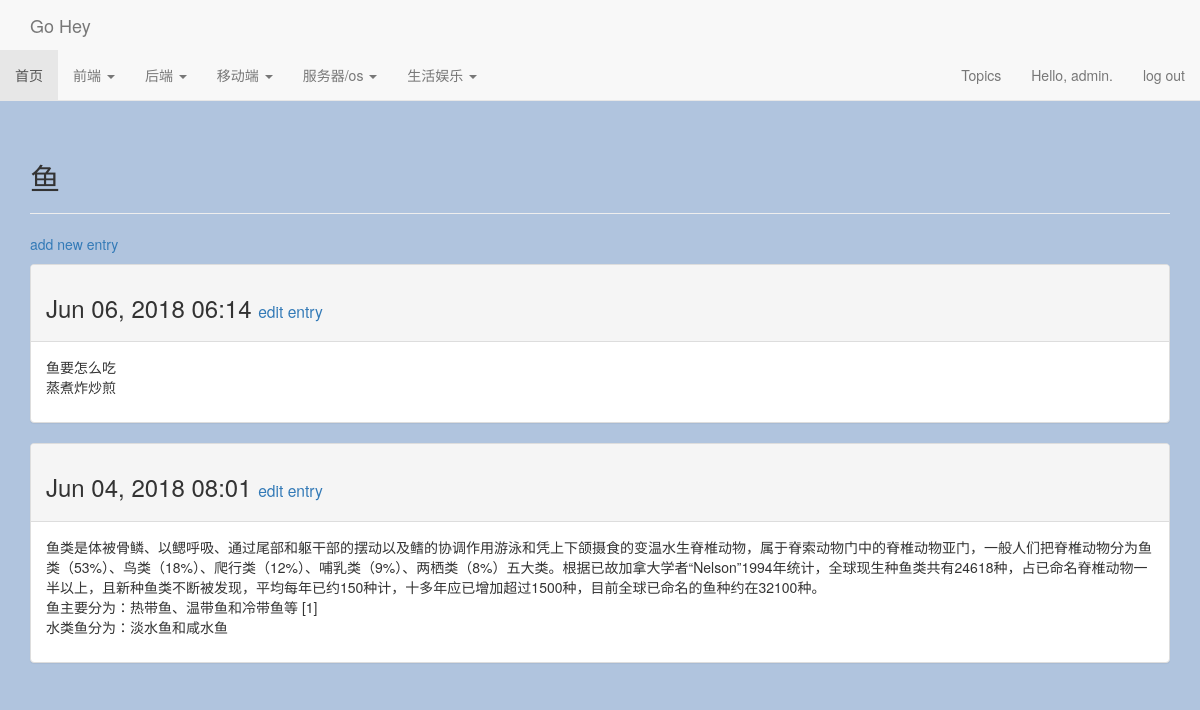
Page /topics/2 (signed in) on the committed database.
### goheys/models.py (models this page shows, shortened)
class Topic(models.Model):
    text = models.CharField(max_length=200)
    date_added = models.DateTimeField(auto_now_add=True)
    owner = models.ForeignKey(User,on_delete=models.CASCADE)
    def __str__(self):
        return self.text

class Entry(models.Model):
    topic = models.ForeignKey(Topic,on_delete=models.CASCADE)
    text = models.TextField()
    date_added = models.DateTimeField(auto_now_add=True)
    class Meta:
        verbose_name_plural = 'entries'

### goheys/views.py (the view)
# urls.py: re_path('topics/(?P<topic_id>\d+)',views.topic,name='topic'),
@login_required
def topic(request,topic_id):
    topic = Topic.objects.get(id=topic_id)
    if topic.owner != request.user:
        raise Http404
    entries = topic.entry_set.order_by('-date_added')
    context = {'topic':topic,'entries':entries}
    return render(request, 'goheys/topic.html', context)

### goheys/templates/goheys/topic.html
{% extends 'goheys/base.html' %}
{% block header %}
  <h2>{{ topic }}</h2>
{% endblock header %}
{% block content %}
  <p>
    <a href="{% url 'goheys:new_entry' topic.id %}">add new entry</a>
  </p>
  {% for entry in entries %}
    <div class="panel panel-default">
      <div class="panel-heading">
        <h3>
          {{ entry.date_added|date:'M d, Y H:i' }}
          <small>
            <a href="{% url 'goheys:edit_entry' entry.id %}">
              edit entry</a>
          </small>
        </h3>
      </div>
      <div class="panel-body">
        {{ entry.text|linebreaks }}
      </div>
    </div>
  {% empty %}
    There are no entries for this topic yet.
  {% endfor %}
{% endblock content %}

### goheys/templates/goheys/base.html (shortened to what this page needs)
{% load bootstrap3 %}
<!DOCTYPE html>
<html lang="en">
  <head>
    {% bootstrap_css %}
  </head>
<body class="hold-transition skin-blue-light layout-top-nav fixed">
<div class="wrapper">
  <header class="main-header">
    <nav class="navbar navbar-default navbar-static-top">
      <div class="container">
        <div class="navbar-header">
          <a class="navbar-brand" href="{% url 'goheys:index' %}">Go Hey</a>
         </div>
      </div>
	        <div class="collapse navbar-collapse pull-left" id="navbar-collapse">
	          <ul class="nav navbar-nav">
	            	            <li class="active"><a href="{% url 'goheys:index' %}">首页<span class="sr-only">(current)</span></a></li>
	                                <li class="dropdown ">
		              <a href="#" class="dropdown-toggle" data-toggle="dropdown">前端 <span class="caret"></span></a>
		            </li>
	                                <li class="dropdown ">
		              <a href="#" class="dropdown-toggle" data-toggle="dropdown">后端 <span class="caret"></span></a>
		            </li>
	                                <li class="dropdown ">
		              <a href="#" class="dropdown-toggle" data-toggle="dropdown">移动端 <span class="caret"></span></a>
		            </li>
	                                <li class="dropdown ">
		              <a href="#" class="dropdown-toggle" data-toggle="dropdown">服务器/os <span class="caret"></span></a>
		            </li>
	                                <li class="dropdown ">
		              <a href="#" class="dropdown-toggle" data-toggle="dropdown">生活娱乐 <span class="caret"></span></a>
       </div>
            <div class="collapse navbar-collapse pull-right" id="navbar-collapse">
             <ul class="nav navbar-nav ">
             <li><a href="{% url 'goheys:topics' %}">Topics</a></li>
            {% if user.is_authenticated %}
              <li><a>Hello, {{ user.username }}.</a></li>
              <li><a href="{% url 'users:logout' %}">log out</a></li>
            {% else %}
              <li><a href="{% url 'users:register' %}">register</a></li>
              <li><a href="{% url 'users:login' %}">log in</a></li>
           </li>
            {% endif %}
        </div>
      </div>
    <div class="container">
      <div class="page-header">
        {% block header %}{% endblock %}
      </div>
      <div>
        {% block content %}{% endblock %}
      </div>
    </div>
  </body>
</html>

### goheys/templates/goheys/base.html (style rules this page uses)
body { background-color:#b0c4de; }

### rows in the picture
Topic: text "鱼"
Entry: date_added "Jun 06, 2018 06:14", text "鱼要怎么吃 蒸煮炸炒煎"
Entry: date_added "Jun 04, 2018 08:01", text "鱼类是体被骨鳞、以鳃呼吸、通过尾部和躯干部的摆动以及鳍的协调作用游泳和凭上下颌摄食的变温水生脊椎动物，属于脊索动物门中的脊椎动物亚门，一般人们把脊椎动物分为鱼类（53%）、鸟类（18%）、爬行类（12%）、哺乳类（9%）、两栖类（8%）五大类。根据已故加拿大学者“Nelson”1994年统计，全球现生种鱼类共有24618种，占已命名脊椎动物一半以上，且新种鱼类不断被发现，平均每年已约150种计，十多年应已增加超过1500种，目前全球已命名的鱼种约在32100种。 鱼主要分为：热带鱼、温带鱼和冷带鱼等 [1] 水类鱼分为：淡水鱼和咸水鱼"

### other values in the picture
{{ user.username }} "admin"
